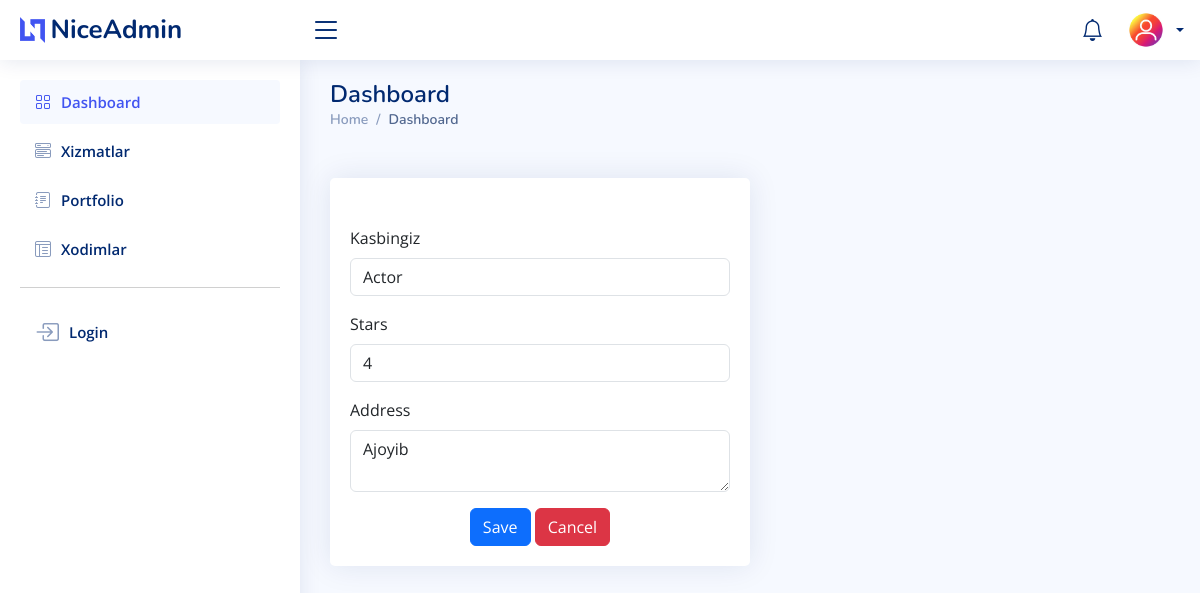
Screenshot of /dashboard/review/7/update/ (signed in) with the database file from the repository.
### users/models.py (models this page shows, shortened)
class User(AbstractUser):
    profile_image = models.ImageField(upload_to='profile_pics', default="default_profile_pic.jpg")
    @property
    def full_name(self):
        return f'{self.first_name} {self.last_name}'

class Review(models.Model):
    user = models.ForeignKey(User, on_delete=models.CASCADE)
    speciality = models.CharField(max_length=100)
    review = models.TextField()
    stars_given = models.PositiveSmallIntegerField(
        validators=[MinValueValidator(1), MaxValueValidator(5)]
    )

### users/views.py (the view, shortened to what this page needs)
# urls.py: path('review/<int:id>/update/', user_urls.ReviewUpdateView.as_view(), name='review-update'),
class ReviewUpdateView(View):
    @decorator
    def get(self, request, id):
        review = Review.objects.get(id=id)
        context = {'review': review}
        return render(request, 'dashboard/review/review_update.html', context)

### dashboard/decorator.py (called while the page is built)
def decorator(func):
    def wrapper(*args, **kwargs):
        user = args[1].user
        if user.is_staff:
            return func(*args, **kwargs)
        return redirect("users:home")
    return wrapper

### templates/dashboard/review/review_update.html (shortened to what this page needs)
{% extends 'dashboard/index.html' %}
{% block content %}
        <div class="col-lg-6 mt-xl-5">
          <div class="card mt-xl-5">
            <div class="card-body mt-xl-5">
              <form class="row g-3" method="post" action="{% url 'dashboard:review-update' review.id %}">
                <div class="col-12">
                  <label for="inputEmail4" class="form-label">Kasbingiz</label>
                  <input name="speciality" type="text" class="form-control" id="inputEmail4" value="{{ review.speciality }}">
                </div>
                <div class="col-12">
                  <label for="inputPassword4" class="form-label">Stars</label>
                  <input name="stars" type="number" class="form-control" id="inputPassword4" value="{{ review.stars_given }}">
                </div>
                <div class="col-12">
                  <label for="inputAddress" class="form-label">Address</label>
                    <textarea name="review" type="text" class="form-control" id="inputAddress" placeholder="1234 Main St">{{ review.review }}</textarea>
                </div>
                <div class="text-center">
                  <button type="submit" class="btn btn-primary">Save</button>
                    <a class="btn btn-danger" href="{% url 'dashboard:review-detail' review.id %}">Cancel</a>
                </div>
              </form>
            </div>
          </div>
        </div>
{% endblock %}

### templates/dashboard/index.html (shortened to what this page needs)
{% load static %}
<!DOCTYPE html>
<html lang="en">
<head>
  <link href="{% static 'dashboard/assets/vendor/bootstrap/css/bootstrap.min.css' %}" rel="stylesheet">
  <link href="{% static 'dashboard/assets/vendor/bootstrap-icons/bootstrap-icons.css' %}" rel="stylesheet">
  <link href="{% static 'dashboard/assets/vendor/boxicons/css/boxicons.min.css' %}" rel="stylesheet">
  <link href="{% static 'dashboard/assets/vendor/quill/quill.snow.css' %}" rel="stylesheet">
  <link href="{% static 'dashboard/assets/vendor/quill/quill.bubble.css' %}" rel="stylesheet">
  <link href="{% static 'dashboard/assets/vendor/remixicon/remixicon.css' %}" rel="stylesheet">
  <link href="{% static 'dashboard/assets/vendor/simple-datatables/style.css' %}" rel="stylesheet">
  <link href="{% static 'dashboard/assets/css/style.css' %}" rel="stylesheet">
</head>
<body>
  <header id="header" class="header fixed-top d-flex align-items-center">
    <div class="d-flex align-items-center justify-content-between">
      <a href="{% url 'dashboard:home' %}" class="logo d-flex align-items-center">
        <img src="{% static 'dashboard/assets/img/logo.png' %}" alt="">
        <span class="d-none d-lg-block">NiceAdmin</span>
      </a>
      <i class="bi bi-list toggle-sidebar-btn"></i>
    </div>
    <nav class="header-nav ms-auto">
      <ul class="d-flex align-items-center">
        <li class="nav-item d-block ">
          <a class="nav-link nav-icon" href="{% url 'users:contact-list' %}" >
            <i class="bi bi-bell"></i>
          </a>
        </li>
        <li class="nav-item dropdown">
        <li class="nav-item dropdown pe-3">
          <a class="nav-link nav-profile d-flex align-items-center pe-0" href="#" data-bs-toggle="dropdown">
            <img src="{{ request.user.profile_image.url }}" alt="Profile" class="rounded-circle">
            <span class="d-none d-md-block dropdown-toggle ps-2">{{ request.user.full_name }}</span>
          </a>
        </li>
      </ul>
    </nav>
  </header>
  <aside id="sidebar" class="sidebar">
    <ul class="sidebar-nav" id="sidebar-nav">
      <li class="nav-item">
        <a class="nav-link " href="{% url 'dashboard:home' %}">
          <i class="bi bi-grid"></i>
          <span>Dashboard</span>
        </a>
      </li>
      <li class="nav-item">
        <a class="nav-link collapsed" data-bs-target="#components-nav"  href="{% url 'dashboard:services-list' %}">
          <i class="bi bi-menu-button-wide"></i><span>Xizmatlar</span>
        </a>
      </li>
      <li class="nav-item">
        <a class="nav-link collapsed" data-bs-target="#forms-nav"  href="{% url 'dashboard:portfolio-list' %}">
          <i class="bi bi-journal-text"></i><span>Portfolio</span>
        </a>
      </li>
      <li class="nav-item">
        <a class="nav-link collapsed" data-bs-target="#tables-nav" href="{% url 'dashboard:staff-list' %}">
          <i class="bi bi-layout-text-window-reverse"></i><span>Xodimlar</span>
        </a>
      </li>
      <hr>
      <li class="nav-item">
        <a class="nav-link collapsed" href="{% url 'dashboard:login' %}">
         <i class="bi bi-box-arrow-in-right fs-4"></i>
          <span>Login</span>
        </a>
      </li>
    </ul>
  </aside>
  <main id="main" class="main">
    <div class="pagetitle">
      <h1>Dashboard</h1>
      <nav>
        <ol class="breadcrumb">
          <li class="breadcrumb-item"><a href="{% url 'dashboard:home' %}">Home</a></li>
          <li class="breadcrumb-item active">Dashboard</li>
        </ol>
      </nav>
    </div>
      {% block content %}
      {% endblock %}
  </main>
</body>
</html>

### static/dashboard/assets/css/style.css (style rules this page uses)
:root { scroll-behavior: smooth; }
body { font-family: "Open Sans", sans-serif; background: #f6f9ff; color: #444444; }
a { color: #4154f1; text-decoration: none; }
h1, h2, h3, h4, h5, h6 { font-family: "Nunito", sans-serif; }
#main { margin-top: 60px; padding: 20px 30px; transition: all 0.3s; }
.pagetitle { margin-bottom: 10px; }
.pagetitle h1 { font-size: 24px; margin-bottom: 0; font-weight: 600; color: #012970; }
.card { margin-bottom: 30px; border: none; border-radius: 5px; box-shadow: 0px 0 30px rgba(1, 41, 112, 0.1); }
.card-body { padding: 0 20px 20px 20px; }
.breadcrumb { font-size: 14px; font-family: "Nunito", sans-serif; color: #899bbd; font-weight: 600; }
.breadcrumb a { color: #899bbd; transition: 0.3s; }
.breadcrumb .breadcrumb-item::before { color: #899bbd; }
.breadcrumb .active { color: #51678f; font-weight: 600; }
.logo { line-height: 1; }
@media (min-width: 1200px) { .logo { width: 280px; } }
.logo img { max-height: 26px; margin-right: 6px; }
.logo span { font-size: 26px; font-weight: 700; color: #012970; font-family: "Nunito", sans-serif; }
.header { transition: all 0.5s; z-index: 997; height: 60px; box-shadow: 0px 2px 20px rgba(1, 41, 112, 0.1); background-color: #fff; padding-left: 20px; }
.header .toggle-sidebar-btn { font-size: 32px; padding-left: 10px; cursor: pointer; color: #012970; }
.header-nav ul { list-style: none; }
.header-nav>ul { margin: 0; padding: 0; }
.header-nav .nav-icon { font-size: 22px; color: #012970; margin-right: 25px; position: relative; }
.header-nav .nav-profile { color: #012970; }
.header-nav .nav-profile img { max-height: 36px; }
.header-nav .nav-profile span { font-size: 14px; font-weight: 600; }
.sidebar { position: fixed; top: 60px; left: 0; bottom: 0; width: 300px; z-index: 996; transition: all 0.3s; padding: 20px; overflow-y: auto; scrollbar-width: thin; scrollbar-color: #aab7cf transparent; box-shadow: 0px 0px 20px rgba(1, 41, 112, 0.1); background-color: #fff; }
@media (min-width: 1200px) { #main, #footer { margin-left: 300px; } }
.sidebar-nav { padding: 0; margin: 0; list-style: none; }
.sidebar-nav li { padding: 0; margin: 0; list-style: none; }
.sidebar-nav .nav-item { margin-bottom: 5px; }
.sidebar-nav .nav-link { display: flex; align-items: center; font-size: 15px; font-weight: 600; color: #4154f1; transition: 0.3; background: #f6f9ff; padding: 10px 15px; border-radius: 4px; }
.sidebar-nav .nav-link i { font-size: 16px; margin-right: 10px; color: #4154f1; }
.sidebar-nav .nav-link.collapsed { color: #012970; background: #fff; }
.sidebar-nav .nav-link.collapsed i { color: #899bbd; }

### rows the page displays
User: user.profile_image (placeholder picture)
Review: speciality "Actor", stars "4", review "Ajoyib"
